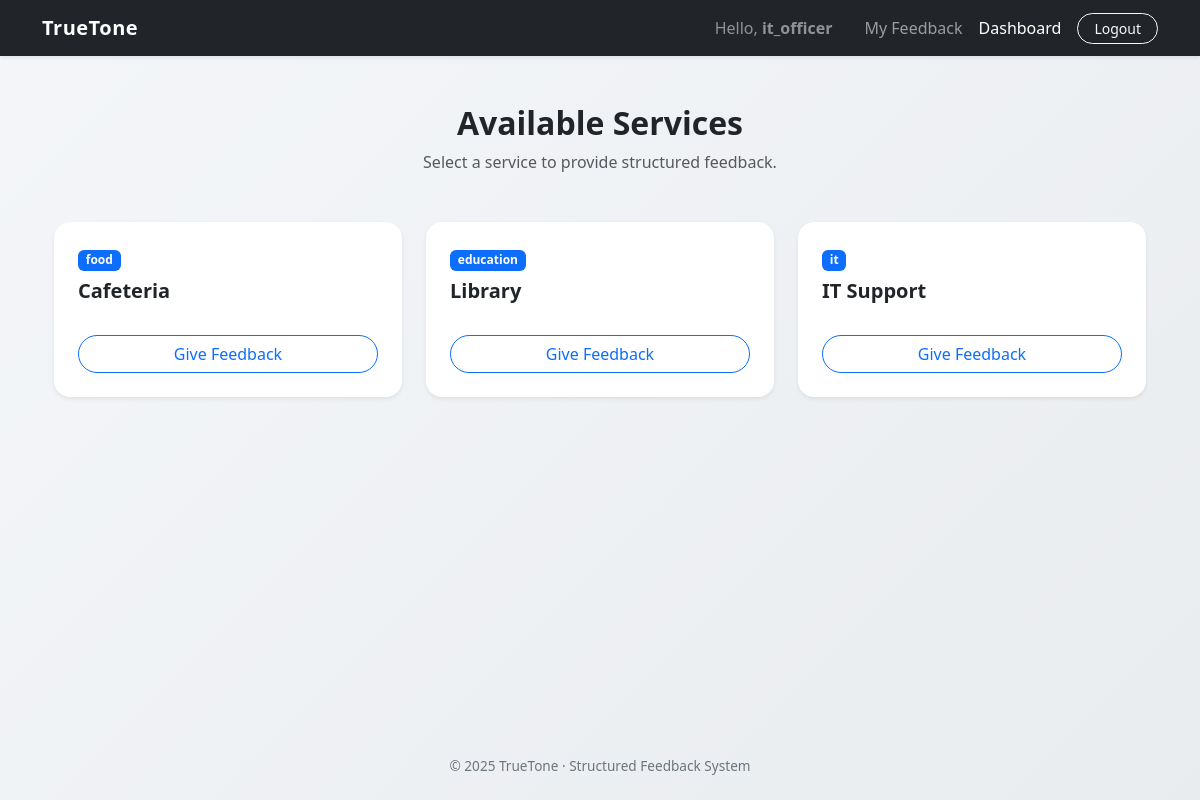
Page /services/ (signed in) on the committed database.
### accounts/models.py (models this page shows, shortened)
class User(AbstractUser):
    ROLE_CHOICES = (
        ('user', 'User'),
        ('owner', 'Service Owner'),
        ('admin', 'Admin'),
    )
    role = models.CharField(
        max_length=10,
        choices=ROLE_CHOICES,
        default='user'
    )

### services/models.py (models this page shows, shortened)
class Service(models.Model):
    SERVICE_CATEGORIES = [
        ('education', 'Eğitim'),
        ('food', 'Beslenme/Yemek'),
        ('facility', 'Tesis/Altyapı'),
        ('it', 'Bilgi İşlem'),
    ]
    name = models.CharField(max_length=100)
    category = models.CharField(max_length=50, choices=SERVICE_CATEGORIES)
    description = models.TextField()
    owner = models.ForeignKey(
        settings.AUTH_USER_MODEL,
        on_delete=models.CASCADE,
        related_name='managed_services'
    )

### services/views.py (the view)
# urls.py: path('', views.service_list, name='service_list'),
def service_list(request):
    services = Service.objects.all()
    return render(request, 'services/service_list.html', {'services': services})

### services/templates/services/service_list.html (shortened to what this page needs)
{% extends "base.html" %}
{% block content %}
<div class="container">
    <div class="text-center mb-5">
        <h2 class="fw-bold">Available Services</h2>
        <p class="text-muted">Select a service to provide structured feedback.</p>
    </div>
    <div class="row g-4">
        {% for service in services %}
        <div class="col-md-4">
            <div class="card h-100 shadow-sm border-0 rounded-4 transition-hover">
                <div class="card-body p-4">
                    <div class="badge bg-primary mb-2">{{ service.category }}</div> <h5 class="card-title fw-bold">{{ service.name }}</h5> <p class="card-text text-muted small">{{ service.short_description }}</p> </div>
                <div class="card-footer bg-transparent border-0 p-4 pt-0">
                    <a href="{% url 'feedback:submit_feedback' service.id %}" class="btn btn-outline-primary w-100 rounded-pill">
                        Give Feedback
                    </a>
                </div>
            </div>
        </div>
        {% empty %}
        <div class="col-12 text-center">
            <p class="text-muted">No services available at the moment.</p>
        </div>
        {% endfor %}
    </div>
</div>
{% endblock %}

### templates/base.html (shortened to what this page needs)
<!DOCTYPE html>
<html lang="en">
<head>
  <link href="https://cdn.jsdelivr.net/npm/bootstrap@5.3.2/dist/css/bootstrap.min.css" rel="stylesheet">
</head>
<body class="d-flex flex-column">
<nav class="navbar navbar-expand-lg navbar-dark bg-dark shadow-sm">
  <div class="container">
    <a class="navbar-brand" href="/">TrueTone</a>
    <div class="collapse navbar-collapse show">
      <ul class="navbar-nav ms-auto align-items-center">
        {% if user.is_authenticated %}
          <li class="nav-item me-3">
            <span class="nav-link text-white-50">Hello, <strong>{{ user.username }}</strong></span>
          </li>
          <li class="nav-item">
            <a class="nav-link" href="{% url 'feedback:user_feedback_list' %}">My Feedback</a>
          </li>
          {% if user.managed_services.exists or user.is_superuser %}
            <li class="nav-item">
              <a class="nav-link text-white" href="{% url 'feedback:service_owner_dashboard' %}">Dashboard</a>
            </li>
          {% endif %}
          <li class="nav-item ms-lg-2">
            <form action="{% url 'logout' %}" method="post" style="display:inline;">
              <button type="submit" class="btn btn-outline-light btn-sm rounded-pill px-3">Logout</button>
            </form>
          </li>
        {% endif %}
      </ul>
    </div>
  </div>
</nav>
<main class="container py-5 flex-grow-1">
  {% block content %}
  {% endblock %}
</main>
<footer class="text-center py-4">
  © 2025 TrueTone · Structured Feedback System
</footer>
</body>
</html>

### templates/base.html (style rules this page uses)
body { background: linear-gradient(135deg, #f4f6f9, #e9ecef); min-height: 100vh; }
.navbar-brand { font-weight: 700; letter-spacing: 0.5px; }
.nav-link { transition: color 0.2s ease; position: relative; }
footer { font-size: 0.85rem; color: #6c757d; }

### services/templates/services/service_list.html (style rules this page uses)
.transition-hover { transition: transform 0.2s ease, shadow 0.2s ease; }

### rows in the picture
User: username "it_officer"
Service: category "food", name "Cafeteria"
Service: category "education", name "Library"
Service: category "it", name "IT Support"
